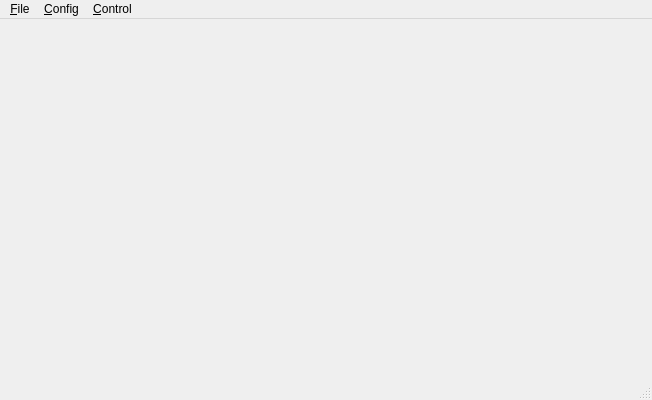
<?xml version="1.0" encoding="UTF-8"?>
<ui version="4.0">
 <class>PostLiveClientClass</class>
 <widget class="QMainWindow" name="PostLiveClientClass">
  <property name="geometry">
   <rect>
    <x>0</x>
    <y>0</y>
    <width>652</width>
    <height>400</height>
   </rect>
  </property>
  <property name="windowTitle">
   <string>PostLive Broadcast Client</string>
  </property>
  <property name="styleSheet">
   <string notr="true">* {
    font-family: &quot;Arial&quot;, &quot;Segoe UI&quot;, &quot;黑体&quot;, &quot;等线&quot;;
    color: white;
    background: rgb(50, 50, 50);
}

/**********子界面背景********* */

QDockWidget&gt;QWidget {
    background: rgb(75, 75, 75);
}

QDockWidget,
QLabel {
    font-size: 14px;
    color: white;
}

QDockWidget::title {
    text-align: center;
    background: rgb(90, 90, 90);
}

QLabel {
    background: transparent;
}

/**********提示********* */
QToolTip {
    border: 1px solid rgb(45, 45, 45);
    color: yellow;
    border: 2px solid #333;
}

/**********菜单栏*********
 */
QMenuBar {
    background: rgb(57, 58, 60);
    border: none;
}

QMenuBar::item {
    padding: 5px 10px 5px 10px;
    background: transparent;
}

QMenuBar::item:enabled {
    color: rgb(227, 234, 242);
}

QMenuBar::item:!enabled {
    color: rgb(155, 155, 155);
}

QMenuBar::item:enabled:selected {
    background: rgba(255, 255, 255, 40);
}

/**********菜单********* */
QMenu {
    border: 1px solid rgb(100, 100, 100);
    background: rgb(68, 69, 73);
}

QMenu::item {
    height: 22px;
    padding: 0px 25px 0px 20px;
}

QMenu::item:enabled {
    color: rgb(225, 225, 225);
}

QMenu::item:!enabled {
    color: rgb(155, 155, 155);
}

QMenu::item:enabled:selected {
    color: rgb(230, 230, 230);
    background: rgba(255, 255, 255, 40);
}

QMenu::separator {
    height: 1px;
    background: rgb(100, 100, 100);
}

QMenu::indicator {
    width: 13px;
    height: 13px;
}

QMenu::icon {
    padding-left: 2px;
    padding-right: 2px;
}

/**********状态栏********* */
QStatusBar {
    background: rgb(57, 58, 60);
}

QStatusBar::item {
    border: none;
    border-right: 1px solid rgb(100, 100, 100);
}

/**********分组框********* */
QGroupBox {
    font-size: 15px;
    border: 1px solid rgb(80, 80, 80);
    margin-top: 10px;
}

QGroupBox::title {
    color: rgb(175, 175, 175);
    top: -12px;
    left: 10px;
}

/**********页签项********* */
QTabWidget::pane {
    border: none;
    border-top: 3px solid rgb(0, 160, 230);
    background: rgb(57, 58, 60);
}

QTabWidget::tab-bar {
    border: none;
}

QTabBar::tab {
    border: none;
    border-top-left-radius: 4px;
    border-top-right-radius: 4px;
    color: rgb(175, 175, 175);
    background: rgb(255, 255, 255, 30);
    height: 28px;
    min-width: 85px;
    margin-right: 5px;
    padding-left: 5px;
    padding-right: 5px;
}

QTabBar::tab:hover {
    background: rgb(255, 255, 255, 40);
}

QTabBar::tab:selected {
    color: white;
    background: rgb(0, 160, 230);
}

/**********表头********* */
QHeaderView {
    border: none;
    border-bottom: 3px solid rgb(0, 160, 230);
    background: rgb(57, 58, 60);
    min-height: 30px;
}

QHeaderView::section:horizontal {
    border: none;
    color: white;
    background: transparent;
    padding-left: 5px;
}

QHeaderView::section:horizontal:hover {
    background: rgb(0, 160, 230);
}

QHeaderView::section:horizontal:pressed {
    background: rgb(0, 180, 255);
}

/**********表格********* */
QTableView,
QTreeView,
QListView {
    border: 1px solid rgb(45, 45, 45);
    background: rgb(57, 58, 60);
    gridline-color: rgb(60, 60, 60);
}

QTableView::item,
QTreeView::item,
QListView::item {
    padding-left: 5px;
    padding-right: 5px;
    border: none;
    background: rgb(72, 72, 74);
    border-right: 1px solid rgb(45, 45, 45);
    border-bottom: 1px solid rgb(45, 45, 45);
}

QTableView::item:selected,
QTreeView::item:selected,
QListView::item:selected {
    background: rgba(255, 255, 255, 40);
}

QTableView::item:selected:!active,
QTreeView::item:selected:!active,
QListView::item:selected:!active {
    color: white;
}

QTableView::indicator,
QTreeView::indicator,
QListView::indicator {
    width: 20px;
    height: 20px;
}

/**********滚动条-水平********* */
QScrollBar:horizontal {
    height: 20px;
    background: transparent;
    margin-top: 3px;
    margin-bottom: 3px;
}

QScrollBar::handle:horizontal {
    height: 20px;
    min-width: 30px;
    background: rgb(68, 69, 73);
    margin-left: 15px;
    margin-right: 15px;
}

QScrollBar::handle:horizontal:hover {
    background: rgb(80, 80, 80);
}

QScrollBar::sub-line:horizontal {
    width: 15px;
    background: transparent;
    subcontrol-position: left;
}

QScrollBar::add-line:horizontal {
    width: 15px;
    background: transparent;
    subcontrol-position: right;
}

QScrollBar::sub-line:horizontal:hover {
    background: rgb(68, 69, 73);
}

QScrollBar::add-line:horizontal:hover {
    background: rgb(68, 69, 73);
}

QScrollBar::add-page:horizontal,
QScrollBar::sub-page:horizontal {
    background: transparent;
}

/**********滚动条-垂直********* */
QScrollBar:vertical {
    width: 20px;
    background: transparent;
    margin-left: 3px;
    margin-right: 3px;
}

QScrollBar::handle:vertical {
    width: 20px;
    min-height: 30px;
    background: rgb(68, 69, 73);
    margin-top: 15px;
    margin-bottom: 15px;
}

QScrollBar::handle:vertical:hover {
    background: rgb(80, 80, 80);
}

QScrollBar::sub-line:vertical:hover {
    background: rgb(68, 69, 73);
}

QScrollBar::add-line:vertical:hover {
    background: rgb(68, 69, 73);
}

QScrollBar::add-page:vertical,
QScrollBar::sub-page:vertical {
    background: transparent;
}

/**********下拉列表********* */
QComboBox {
    height: 25px;
    border: 1px solid rgb(100, 100, 100);
    background: rgb(72, 72, 73);
}

QComboBox:enabled {
    color: rgb(175, 175, 175);
}

QComboBox:!enabled {
    color: rgb(155, 155, 155);
}

QComboBox:enabled:hover,
QComboBox:enabled:focus {
    color: rgb(230, 230, 230);
    background: rgb(68, 69, 73);
}

QComboBox::drop-down {
    width: 20px;
    border: none;
    background: transparent;
}

QComboBox::drop-down:hover {
    background: rgba(255, 255, 255, 30);
}

QComboBox::down-arrow:on {
    top: 1px;
}

QComboBox QAbstractItemView {
    border: 1px solid rgb(100, 100, 100);
    background: rgb(68, 69, 73);
    outline: none;
}

QComboBox QAbstractItemView::item {
    height: 25px;
    color: rgb(175, 175, 175);
}

QComboBox QAbstractItemView::item:selected {
    background: rgba(255, 255, 255, 40);
    color: rgb(230, 230, 230);
}

/**********进度条********* */
QProgressBar {
    border: 3px solid rgb(68, 69, 73);
    text-align: center;
    color: white;
    background: rgb(50, 50, 50);
}

QProgressBar::chunk {
    background: rgb(0, 160, 230);
}

/**********复选框********* */
QCheckBox {
    spacing: 5px;
}

QCheckBox:enabled {
    color: rgb(175, 175, 175);
}

QCheckBox:enabled:hover {
    color: rgb(200, 200, 200);
}

QCheckBox:!enabled {
    color: rgb(155, 155, 155);
}

QCheckBox::indicator {
    width: 20px;
    height: 20px;
}

/**********单选框********* */
QRadioButton {
    spacing: 5px;
}

QRadioButton:enabled {
    color: rgb(175, 175, 175);
}

QRadioButton:enabled:hover {
    color: rgb(200, 200, 200);
}

QRadioButton:!enabled {
    color: rgb(155, 155, 155);
}

QRadioButton::indicator {
    width: 20px;
    height: 20px;
}

/**********输入框********* */
QLineEdit {
    height: 25px;
    border: 1px solid rgb(100, 100, 100);
    background: rgb(72, 72, 73);
}

QLineEdit:enabled {
    color: rgb(175, 175, 175);
}

QLineEdit:enabled:hover,
QLineEdit:enabled:focus {
    color: rgb(230, 230, 230);
}

QLineEdit:!enabled {
    color: rgb(155, 155, 155);
}

/**********文本编辑框********* */
QTextEdit {
    border: 1px solid rgb(45, 45, 45);
    color: rgb(175, 175, 175);
    background: rgb(57, 58, 60);
}

/**********滚动区域********* */
QScrollArea {
    border: 1px solid rgb(45, 45, 45);
    background: rgb(57, 58, 60);
}

QScrollBar::add-line:vertical {
    height: 0px;
    background-color: transparent;
    subcontrol-position: bottom;
}

QScrollBar::sub-line:vertical {
    height: 0px;
    background-color: transparent;
    subcontrol-position: top;
}

/**********按钮********* */
QPushButton, QSpinBox, QDoubleSpinBox {
    border: 2px solid rgb(85, 85, 85);
    width: 75px;
    height: 25px;
}

QPushButton:enabled {
    background: rgb(59, 59, 59);
    color: white;
}

QPushButton:!enabled {
    background: rgb(100, 100, 100);
    color: rgb(200, 200, 200);
}

QPushButton:enabled:hover {
    background: rgb(120, 120, 120);
}

QPushButton:enabled:pressed {
    background: rgb(90, 90, 90);
}</string>
  </property>
  <widget class="QWidget" name="centralWidget">
   <layout class="QGridLayout" name="gridLayout">
    <item row="0" column="0">
     <widget class="FFmpegWidget" name="ffmpegWidget" native="true"/>
    </item>
   </layout>
  </widget>
  <widget class="QMenuBar" name="menuBar">
   <property name="geometry">
    <rect>
     <x>0</x>
     <y>0</y>
     <width>652</width>
     <height>26</height>
    </rect>
   </property>
   <widget class="QMenu" name="menu_File">
    <property name="title">
     <string>&amp;File</string>
    </property>
    <widget class="QMenu" name="menu_Devices">
     <property name="title">
      <string>&amp;Devices</string>
     </property>
    </widget>
    <addaction name="menu_Devices"/>
    <addaction name="actionFile"/>
   </widget>
   <widget class="QMenu" name="menu_Config">
    <property name="title">
     <string>&amp;Config</string>
    </property>
    <addaction name="action_Server"/>
   </widget>
   <widget class="QMenu" name="menu_Control">
    <property name="title">
     <string>&amp;Control</string>
    </property>
    <addaction name="action_Play"/>
    <addaction name="action_Stop"/>
   </widget>
   <addaction name="menu_File"/>
   <addaction name="menu_Config"/>
   <addaction name="menu_Control"/>
  </widget>
  <widget class="QStatusBar" name="statusBar"/>
  <action name="actionFile">
   <property name="text">
    <string>File</string>
   </property>
  </action>
  <action name="action_Server">
   <property name="text">
    <string>&amp;Server</string>
   </property>
  </action>
  <action name="action_Play">
   <property name="text">
    <string>&amp;Play</string>
   </property>
  </action>
  <action name="action_Stop">
   <property name="text">
    <string>&amp;Stop</string>
   </property>
  </action>
 </widget>
 <layoutdefault spacing="6" margin="11"/>
 <customwidgets>
  <customwidget>
   <class>FFmpegWidget</class>
   <extends>QWidget</extends>
   <header>ffmpeg/FFmpegWidget.h</header>
   <container>1</container>
  </customwidget>
 </customwidgets>
 <resources>
  <include location="../PostLiveClient.qrc"/>
 </resources>
 <connections/>
</ui>
